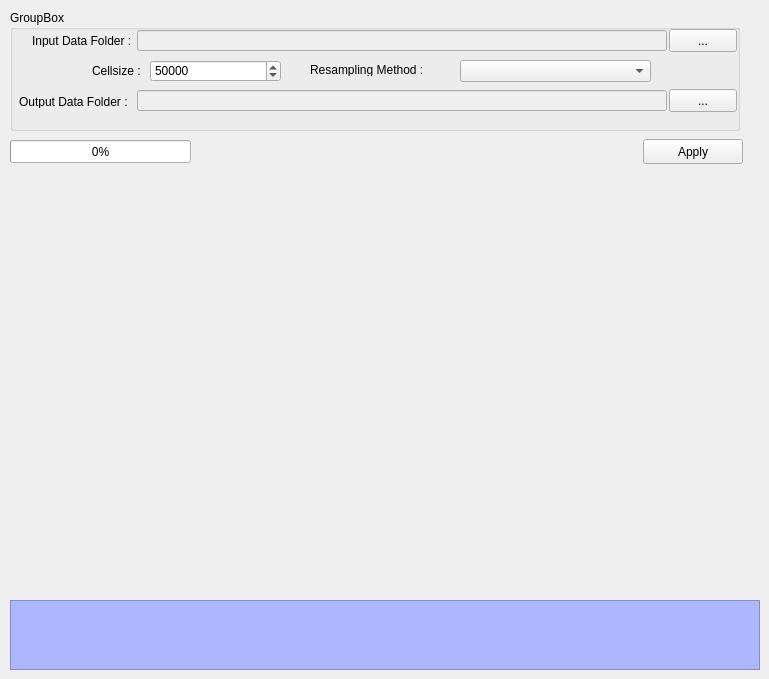
    <widget class="QWidget" name="tab_3">
     <attribute name="title">
      <string>Resampling</string>
     </attribute>
     <widget class="QGroupBox" name="groupBox_3">
      <property name="geometry">
       <rect>
        <x>10</x>
        <y>10</y>
        <width>730</width>
        <height>121</height>
       </rect>
      </property>
      <property name="title">
       <string>GroupBox</string>
      </property>
      <widget class="QLabel" name="label_25">
       <property name="geometry">
        <rect>
         <x>82</x>
         <y>55</y>
         <width>72</width>
         <height>12</height>
        </rect>
       </property>
       <property name="text">
        <string>Cellsize : </string>
       </property>
      </widget>
      <widget class="QLabel" name="label_26">
       <property name="geometry">
        <rect>
         <x>300</x>
         <y>54</y>
         <width>146</width>
         <height>12</height>
        </rect>
       </property>
       <property name="text">
        <string>Resampling Method : </string>
       </property>
      </widget>
      <widget class="QPushButton" name="btn_output_resample">
       <property name="geometry">
        <rect>
         <x>659</x>
         <y>79</y>
         <width>68</width>
         <height>23</height>
        </rect>
       </property>
       <property name="text">
        <string>...</string>
       </property>
      </widget>
      <widget class="QLabel" name="label_27">
       <property name="geometry">
        <rect>
         <x>22</x>
         <y>25</y>
         <width>126</width>
         <height>12</height>
        </rect>
       </property>
       <property name="text">
        <string>Input Data Folder :</string>
       </property>
      </widget>
      <widget class="QSpinBox" name="cellsize">
       <property name="geometry">
        <rect>
         <x>140</x>
         <y>50</y>
         <width>131</width>
         <height>22</height>
        </rect>
       </property>
       <property name="maximum">
        <number>9999999</number>
       </property>
       <property name="value">
        <number>50000</number>
       </property>
      </widget>
      <widget class="QLabel" name="label_28">
       <property name="geometry">
        <rect>
         <x>9</x>
         <y>86</y>
         <width>136</width>
         <height>12</height>
        </rect>
       </property>
       <property name="text">
        <string>Output Data Folder : </string>
       </property>
      </widget>
      <widget class="QPushButton" name="btn_input_resample">
       <property name="geometry">
        <rect>
         <x>659</x>
         <y>19</y>
         <width>68</width>
         <height>23</height>
        </rect>
       </property>
       <property name="text">
        <string>...</string>
       </property>
      </widget>
      <widget class="QComboBox" name="cmb_resample_method">
       <property name="geometry">
        <rect>
         <x>450</x>
         <y>50</y>
         <width>191</width>
         <height>22</height>
        </rect>
       </property>
      </widget>
      <widget class="QLineEdit" name="txt_input_resample">
       <property name="enabled">
        <bool>false</bool>
       </property>
       <property name="geometry">
        <rect>
         <x>127</x>
         <y>20</y>
         <width>530</width>
         <height>21</height>
        </rect>
       </property>
      </widget>
      <widget class="QLineEdit" name="txt_output_resample">
       <property name="enabled">
        <bool>false</bool>
       </property>
       <property name="geometry">
        <rect>
         <x>127</x>
         <y>80</y>
         <width>530</width>
         <height>21</height>
        </rect>
       </property>
      </widget>
     </widget>
     <widget class="QTextEdit" name="textEdit_2">
      <property name="enabled">
       <bool>false</bool>
      </property>
      <property name="geometry">
       <rect>
        <x>10</x>
        <y>600</y>
        <width>750</width>
        <height>70</height>
       </rect>
      </property>
      <property name="styleSheet">
       <string notr="true">background-color: rgb(174, 182, 255);
font: 75 10pt &quot;MS Shell Dlg 2&quot;;</string>
      </property>
     </widget>
     <widget class="QPushButton" name="btn_apply_resample">
      <property name="geometry">
       <rect>
        <x>643</x>
        <y>139</y>
        <width>100</width>
        <height>25</height>
       </rect>
      </property>
      <property name="text">
       <string>Apply</string>
      </property>
     </widget>
     <widget class="QProgressBar" name="resampling_progressBar">
      <property name="geometry">
       <rect>
        <x>10</x>
        <y>140</y>
        <width>181</width>
        <height>23</height>
       </rect>
      </property>
      <property name="value">
       <number>0</number>
      </property>
     </widget>
    </widget>
